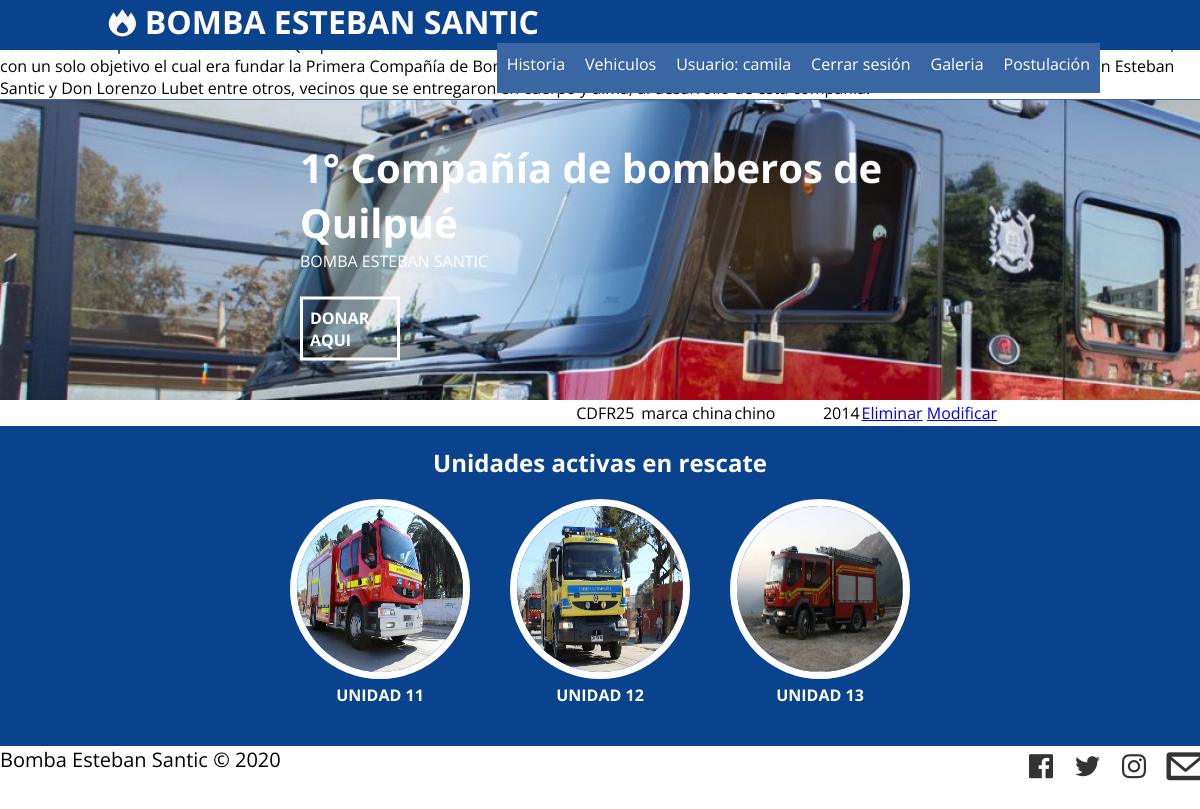
/listar_automoviles/ (signed in), run on the app's committed database.
### blog/models.py (models this page shows, shortened)
class Automovil(models.Model):
    patente = models.CharField(max_length=10, unique=True)
    modelo = models.CharField(max_length=50)
    anio = models.IntegerField(verbose_name='año')
    marca = models.ForeignKey(Marca, on_delete=models.CASCADE)
    class Meta:
        verbose_name = "Automovil"
        verbose_name_plural = "Automoviles"

class Marca(models.Model):
    nombre = models.CharField(max_length=50)
    descripcion = models.CharField(max_length=200)
    def __str__(self):
        return self.nombre

### blog/views.py (the view)
# urls.py: path('listar_automoviles/', views.listar_automoviles, name="listar_autmoviles"),
def listar_automoviles(request):
    autos = Automovil.objects.all()
    return render(request, 'blog/listar_automoviles.html', {
        'autos': autos
    })

### blog/templates/blog/listar_automoviles.html (shortened to what this page needs)
{% extends "blog/base.html" %}
{% block content %}
     {% load static %}
    <h1>Listado de vehiculos de la compañía</h1>
    <table>
        <tr>
            <th>Patente</th>
            <th>Marca</th>
            <th>Modelo</th>
            <th>Año</th>
            <th>
            </th>
        </tr>
        {% for a in autos %}
            <tr>
                <td>{{a.patente}}</td>
                <td>{{a.marca}}</td>
                <td>{{a.modelo}}</td>
                <td>{{a.anio}}</td>
                <td>
                    <a href="{% url 'eliminar_automovil' a.id %}">Eliminar</a>
                    <a href="{% url 'modificar_automovil' a.id %}">Modificar</a>
                </td>
             </tr>
        {% endfor %}
    </table>
{% endblock %}

### blog/templates/blog/base.html (shortened to what this page needs)
{% load static %}
<!DOCTYPE html>
<html lang="en">
<head>
{% load static %}
    {% load pwa %}
    <link rel="stylesheet" href="{% static 'blog/css/fontello.css' %}">
    <link rel="stylesheet" href="{% static 'blog/css/formulario.css' %}">
    <link rel="stylesheet" href="{% static 'blog/css/banner.css' %}">
    <link rel="stylesheet" href="{% static 'blog/css/menu.css' %}">
    <link rel="stylesheet" href="{% static 'blog/css/style.css' %}">
    <link rel="stylesheet" href="{% static 'blog/css/carrousel.css' %}">
<body>
 <header>
     <div class="contenedor">
         <h1 class="icon-fire-station">BOMBA ESTEBAN SANTIC</h1>
         <nav class="menu">
            <a href="" target="#">Historia</a>
            <a href="{% url 'vehiculos'%}" target="#">Vehiculos </a>
            {% if user.is_authenticated %}
            <a href="#">Usuario: {{ user.username }}</a>
            <a href="{% url 'logout' %}">Cerrar sesión</a>
            {% else %}
            <a href="{% url 'login' %}">Iniciar sesión</a>
            {% endif %}
            <a href="{% url 'galeria'%}">Galeria</a>
            <a href="{% url 'formulario'%}">Postulación</a>
         </nav>
     </div>
    </header>
    <main>
        <section id="banner">
            <img src="{% static 'blog/imagenes/Bomberos_equipo.jpg' %}">
            <div class="contenedor2">
                <h2>1° Compañía de bomberos de Quilpué</h2>
                <p>BOMBA ESTEBAN SANTIC</p>
                <h4> <a href="#">DONAR AQUI</a> </h4>
            </div>
        </section>
        <section id= "bienvenidos">
            <h2>BIENVENIDOS A NUESTRO SITIO</h2>
            <p>La Primera compañía de bomberos de Quilpué nace un 8 de marzo de 1925, un grupo de vecinos quilpueínos, se reunieron en los salones del club “La Unión”, con un solo objetivo el cual era fundar la Primera Compañía de Bomberos de Quilpué, entre sus filas  se contaba con prestigiosos hombres como Don Esteban Santic y Don Lorenzo Lubet entre otros, vecinos que se entregaron en cuerpo y alma, al desarrollo de esta compañía.</p>
        </section>
        <section id="blog">
            <h3> Noticias recientes </h3>
        </section>
            {% block content %}
            {% endblock  %}
        <section id="info">
            <h2>Unidades activas en rescate</h2>
            <div class="contenedor4">
                <div class="info-unidad">
                    <img src="{% static 'blog/imagenes/unidad11.jpg' %}" alt="unidad11">
                    <h4>UNIDAD 11</h4>
                </div>
                <div class="info-unidad">
                    <img src="{% static 'blog/imagenes/unidad12.jpg' %}" alt="unidad12">
                    <h4>UNIDAD 12</h4>
                </div>
                <div class="info-unidad">
                    <img src="{% static 'blog/imagenes/unidad13.jpg' %}" alt="unidad13">
                    <h4>UNIDAD 13</h4>
                </div>
            </div>
        </section>
    </main>
    <footer>
        <div class="contenedor5">
            <p class="copy">Bomba Esteban Santic &copy; 2020</p>
            <div class="sociales">
                <a class="icon-facebook-official" href="#"></a>
                <a class="icon-twitter" href="#"></a>
                <a class="icon-instagram" href="#"></a>
                <a class="icon-mail" href="#"></a>
            </div>
        </div>
    </footer>
</body>
</html>

### blog/static/blog/css/formulario.css (style rules this page uses)
body { background: #fff; margin: 0; }
h3 { background: rgb(58, 103, 163); color:#fff; text-align: center; margin: 0; font-size: 30px; margin-bottom: 20px; }

### blog/static/blog/css/banner.css (style rules this page uses)
#banner { margin-top: 100px; position: absolute; }
#banner img { width: 150%; height: 150%; }
#banner .contenedor2 { position: absolute; top: 50%; left: 50%; transform: translateX(-50%) translateY(-50%); color: #ffffff; }
#banner h2 { font-size: 28px; }
#banner a { display: block; width: 100px; color: #ffffff; text-decoration: none; padding: 7px; margin-top: 10px; border: 3px solid #ffffff; }
@media (min-width: 480px) { #banner h2 { font-size: 40px; } }
@media (min-width: 480px) { #banner a { margin-top: 25px; } }
@media (min-width: 768px) { #banner { height: 300px; overflow: hidden; } }
@media (min-width: 768px) { #banner img { height: auto; margin-top: -100px; } }
@media (min-width: 1024px) { #banner img { margin-top: -350px; } }

### blog/static/blog/css/menu.css (style rules this page uses)
.menu { position: absolute; top: 50px; left: 0; width: 100%; height: 100vh; background: rgb(58, 103, 163); transition: all 0.5s; transform: translateX(-100%); }
.menu a { display: block; color:#fff; height: 50px; text-decoration: none; padding: 10px; border-bottom: 1 px solid rgba(255,255,255,0.3); }
@media (min-width:1024px) { .menu { position: static; width: auto; height: auto; transform: translateX(0%); float: right; display: flex; } }
@media (min-width:1024px) { .menu a { border: none; } }

### blog/static/blog/css/style.css (style rules this page uses)
* { margin: 0; padding: 0; box-sizing: border-box; }
body { font-family: 'Open Sans', sans-serif; }
header { width: 100%; height: 50px; background: rgb(9, 66, 141); color: rgb(255, 251, 251); position: fixed; top: 0; left: 0; z-index: 100; }
.contenedor { width: 98%; margin: auto; }
h1 { float: left; }
header .contenedor { display: table; }
section { width: 100%; }
#bienvenidos { margin-top: 5%; }
#bienvenidos h2 { text-align: center; background: rgb(58, 103, 163); color: #fff; }
#bienvenidos p { margin-top: 0px; }
footer .contenedor5 { display: flex; flex-wrap: wrap; justify-content: center; padding-bottom: 25px; }
.copy { font-size: 20px; text-align: center; }
.sociales { width: 100%; text-align: center; font-size: 28px; }
.sociales a { color: #333; text-decoration: none; }
@media (min-width:768px) { .sociales { width: auto; } }
@media (min-width:768px) { footer .contenedor5 { justify-content: space-between; } }
@media (min-width:1024px) { .contenedor { width: 1000px; } }
@media (min-width:1024px) { #bienvenidos { margin-top: 0; } }

### blog/static/blog/css/blog.css (style rules this page uses)
#blog h3, h5 { text-align: center; }
#blog h3 { background: rgb(58, 103, 163); color:#fff; text-align: center; margin: 0; font-size: 30px; margin-bottom: 20px; }

### blog/static/blog/css/info.css (style rules this page uses)
#info { background: rgb(9, 66, 141); color: #fff; text-align: center; padding: 20px; }
#info .contenedor4 { display: flex; flex-wrap: wrap; justify-content: center; }
.info-unidad { margin: 20px; }
.info-unidad img { width: 180px; height: 180px; border-radius: 60%; border: 7px solid #fff; }
@media (min-width: 480px) { .info-unidad { width: 40%; } }
@media (min-width: 1024px) { .info-unidad { width: auto; } }

### data on the page
Automovil: patente "CDFR25", marca "marca china", modelo "chino", anio "2014"

### other printed values
{{ user.username }} "camila"
